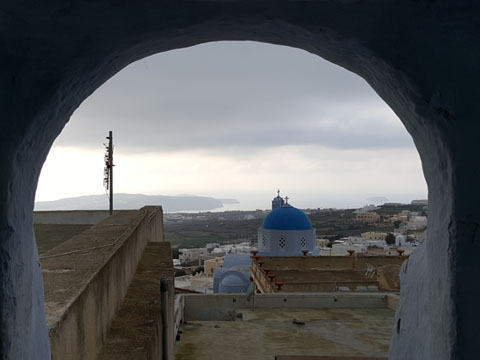
#> input picture src/images/abs_test2.jpg, 480 x 360 px
$ python arithmethic.py
#> lines starting #> are read from the running program, lines starting #| are printed output that depends on the picture
import cv2 as cv

path = "./images/abs_test2.jpg"
img = cv.imread(path, cv.IMREAD_GRAYSCALE)
#> img: shape (360, 480); min 0, max 255, mean 93.2

m_add1 = cv.add(img, 50)
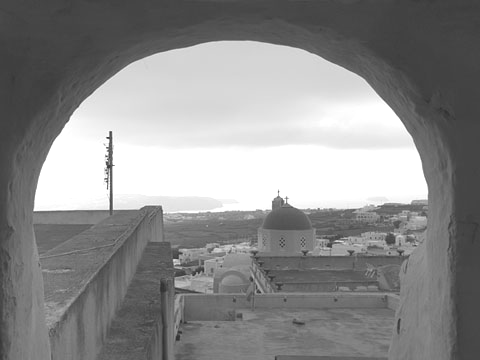
#> m_add1: shape (360, 480); min 50, max 255, mean 140
m_sub1 = cv.subtract(img, 100)
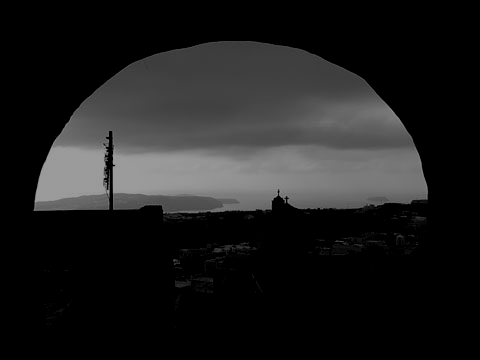
#> m_sub1: shape (360, 480); min 0, max 155, mean 29.7
m_div1 = cv.divide(img, 5.0)
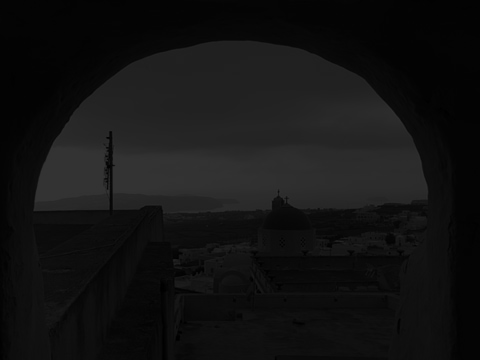
#> m_div1: shape (360, 480); min 0, max 51, mean 18.6

scalar_m1 = img + 30
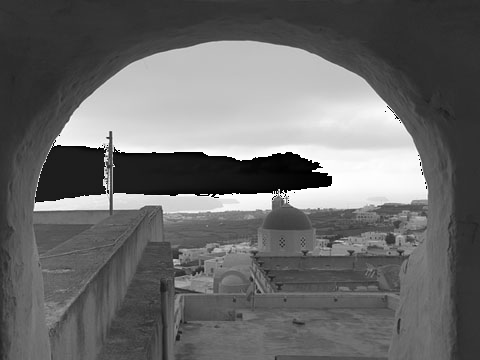
#> scalar_m1: shape (360, 480); min 0, max 255, mean 106.4
scalar_m2 = img - 50
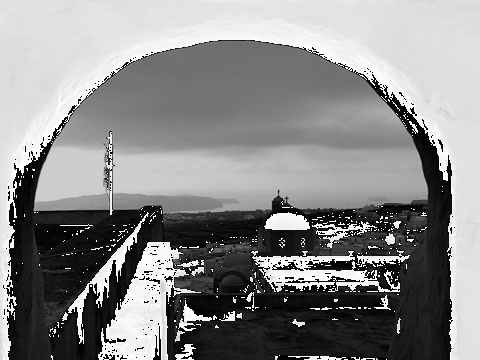
#> scalar_m2: shape (360, 480); min 0, max 255, mean 136.9

titles= [
    "img",
    "m_add1",
    "m_sub1",
    "m_div1",
    "scalar_m1",
    "scalar_m2"
]

for title in titles:
    print(f"[{title}] = \n{eval(title)} \n")
    cv.imshow(title, eval(title))

cv.waitKey(0)
